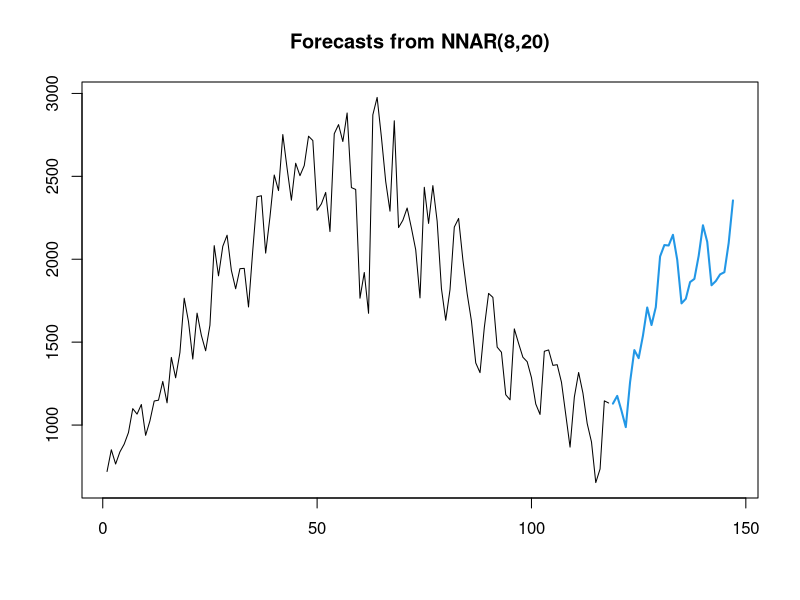
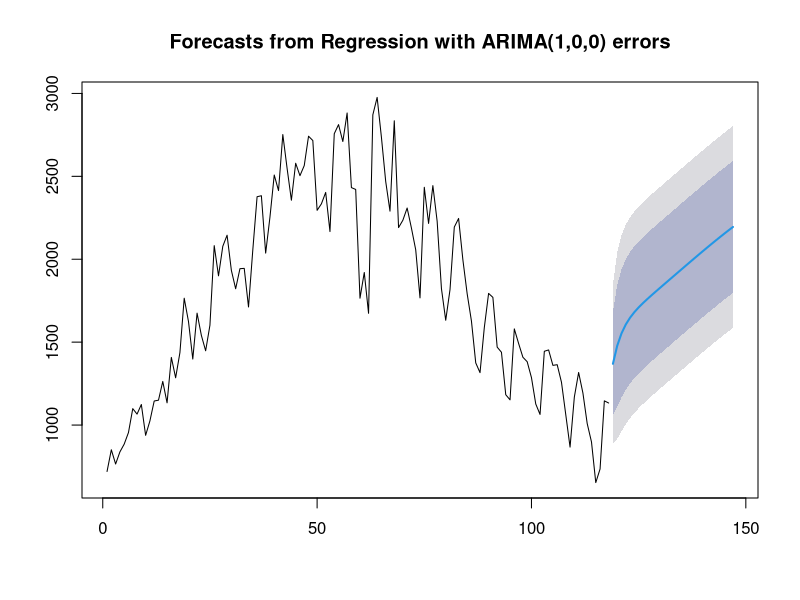
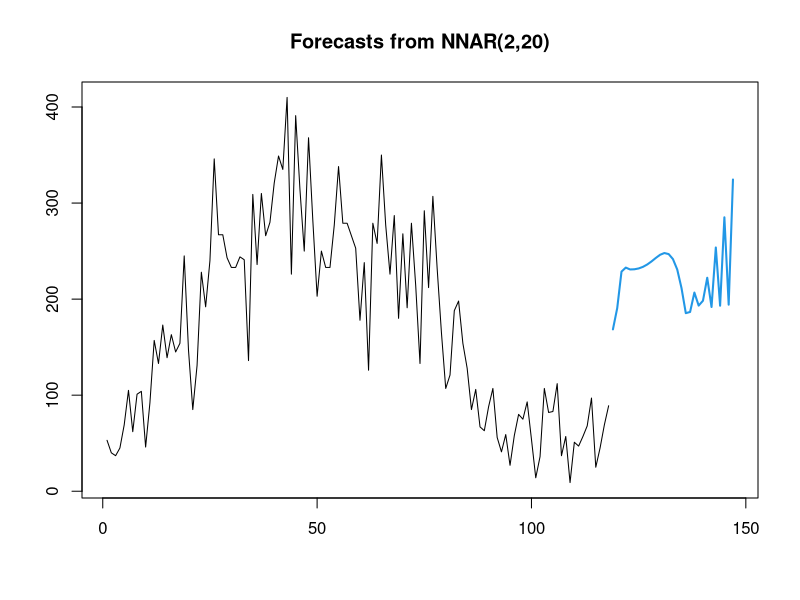
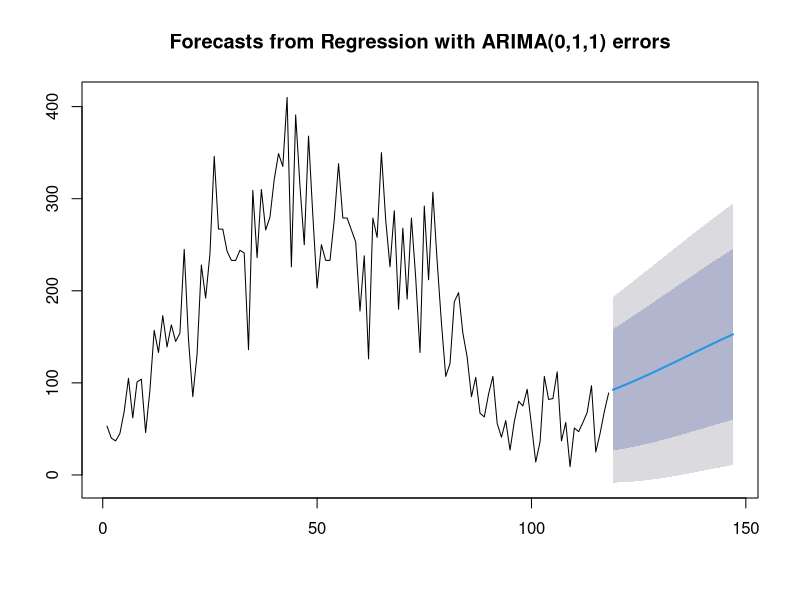
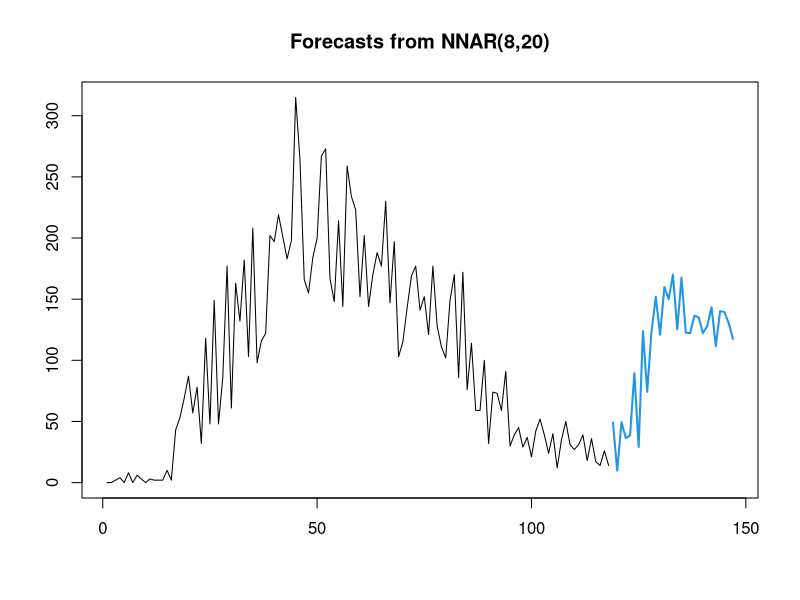
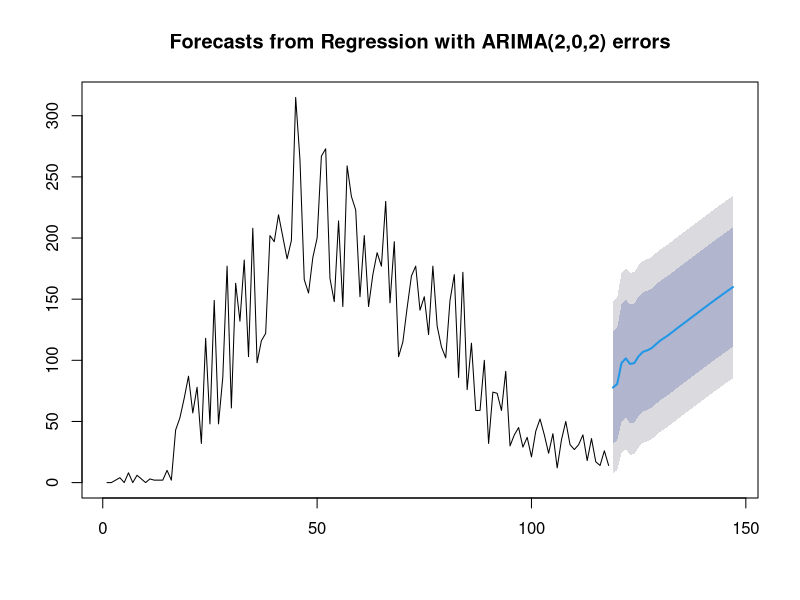
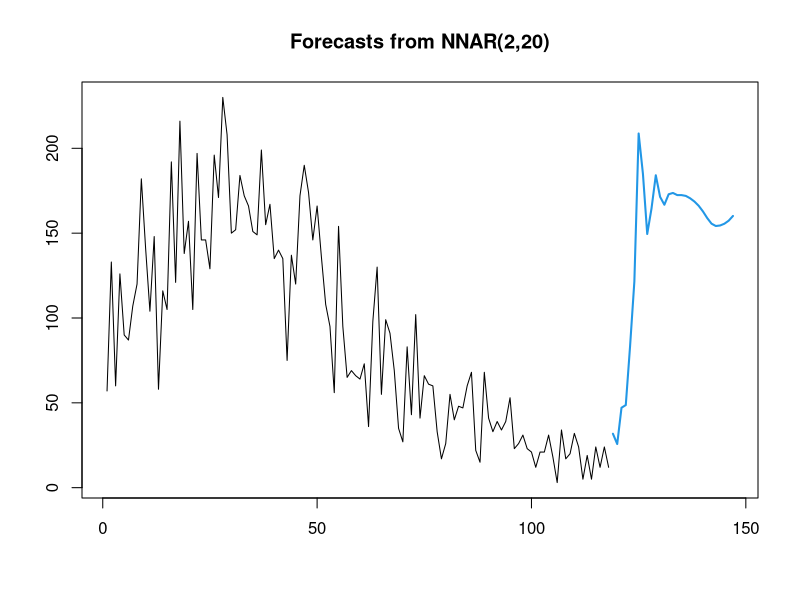
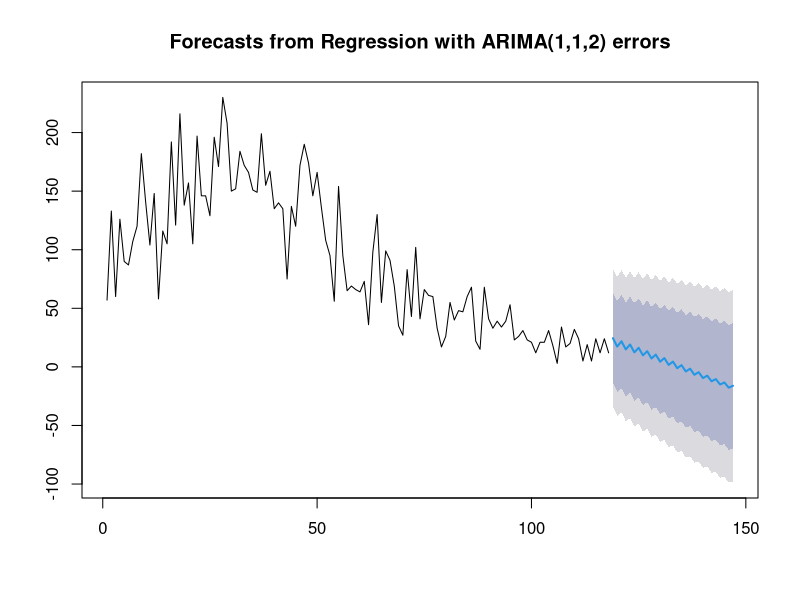

R code for these plots, in order: (Note: a time limit stopped this script after it produced the figures.)
library("forecast")
library("caret")
library("Matrix")
library("lattice")
library("ggplot2")

data<-read.delim("product_distribution_training_set.txt",header = FALSE)

outmat<- matrix(data=NA,nrow=30,ncol=101)
outmat[1,1]<-0
data1<-read.delim("key_product_IDs.txt",header= FALSE)
data1<-t(data1)
outmat[1,-(1:1)] <- data1[1,]

trans<-t(data)
newdata<-matrix(data=NA,nrow=nrow(trans)-1,ncol=ncol(trans)+1)

for(i in c(1:ncol(trans)))
{
  newdata[,i+1]<- trans[,i][2:nrow(trans)]
  
}
for(i in c(1:nrow(trans)-1))
{
  newdata[,1][i]<- sum(data[,i+1])
  
}

for(i in 1:101)
{
  ts <- ts(ts((newdata[,i]),frequency=1),frequency=1)
  
  x0 <-fourier(ts(ts,frequency= 90), K=4)
  x1 <- fourier(ts(ts,frequency= 365), K=4,h=29)
  
  nnfit<-nnetar(ts,xreg=x0,size=20,repeats=50)
  forecastn<-forecast(nnfit,xreg=x1,h=29)
  accn<-accuracy(forecastn)
  plot(forecastn)
  
  arimafit<-auto.arima(ts,xreg=x0)
  forecasta<-forecast(arimafit,xreg=x1,h=29)
  acca<-accuracy(forecasta)
  plot(forecasta)
  
  
  if(accn[1,2] <= acca[1,2])
  {
    finalfore<- as.numeric(forecastn$mean)
  }
  else
  {
    finalfore<- as.numeric(forecasta$mean)
    
  }
  finalfore[finalfore < 0 ]<- 0
  finalfore<-round(finalfore)

  fmatrix=as.matrix(finalfore)
  outmat[-(1:1),i]<- fmatrix[,1]
  print(i)
}
answer<-t(outmat)
write.table(answer,file="output.txt",sep="\t",quote = F,row.names = F,col.names = F)
